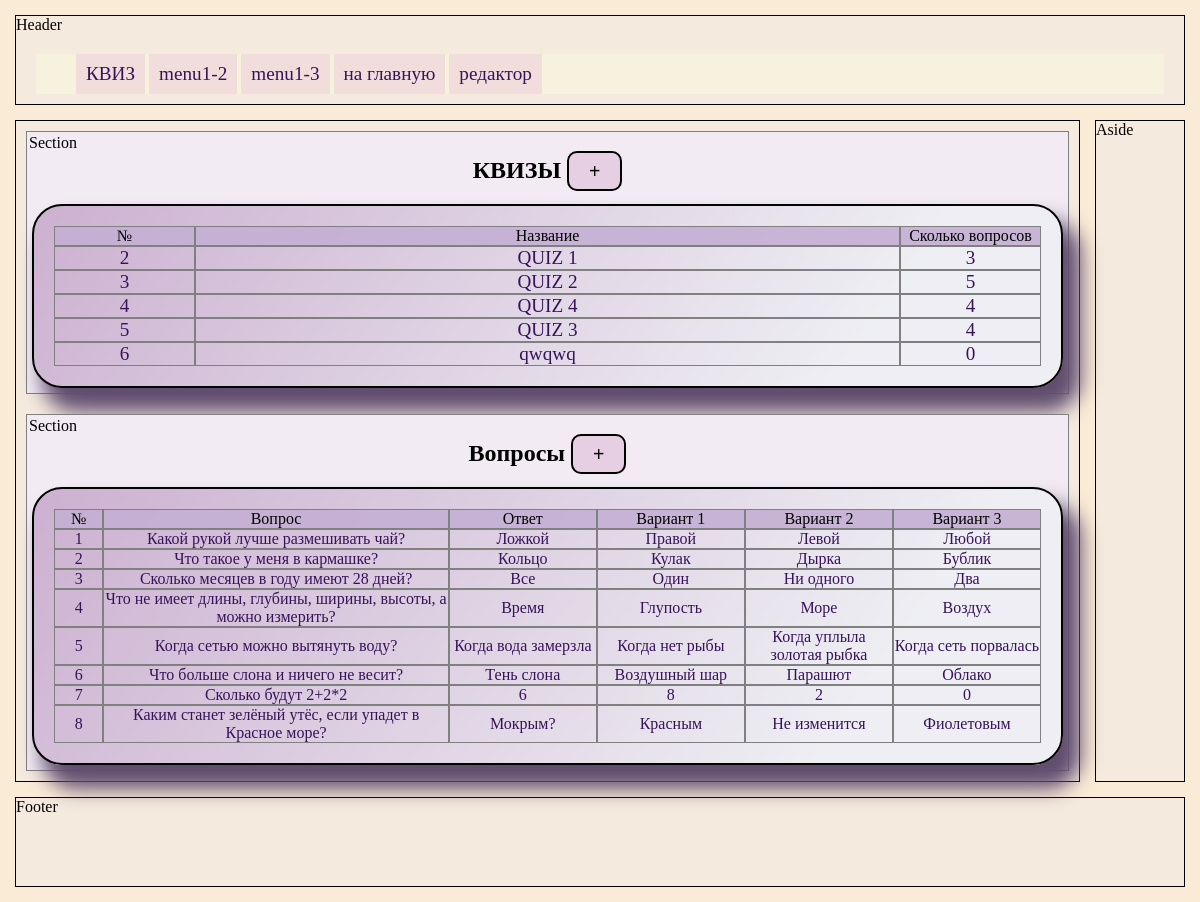
Page /quizes_view/ on the earlier database version.
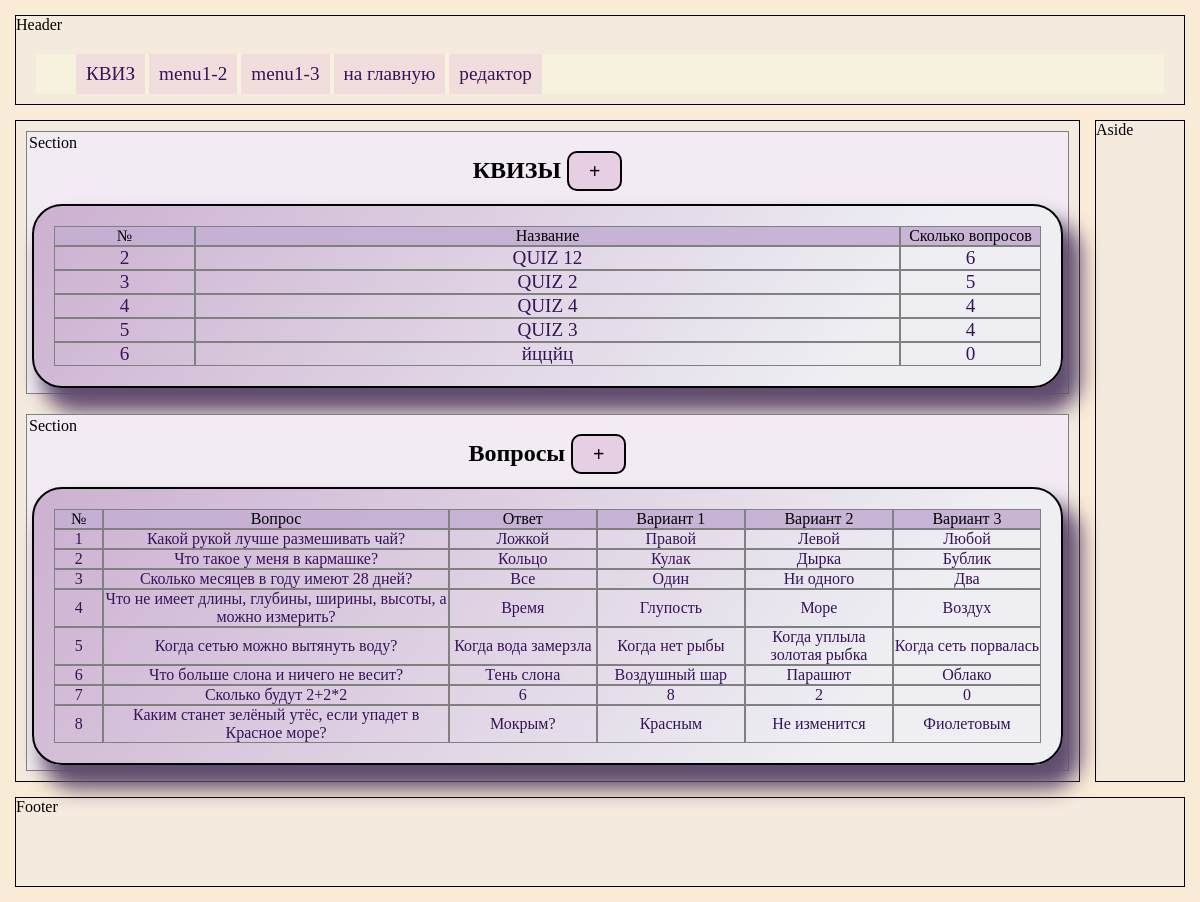
Same page on the later database version.
### models.py (models this page shows, shortened)
class Quiz(db.Model):
    id = db.Column(db.Integer, primary_key = True)
    name = db.Column(db.String(100))
    user_id = db.Column(db.Integer, db.ForeignKey('user.id'))

class Question(db.Model):
    id = db.Column(db.Integer, primary_key = True)
    question = db.Column(db.String(250), nullable=False)
    answer = db.Column(db.String(100), nullable=False)
    wrong1 = db.Column(db.String(100), nullable=False)
    wrong2 = db.Column(db.String(100), nullable=False)
    wrong3 = db.Column(db.String(100), nullable=False)
    quiz = db.relationship(
                'Quiz',
                secondary=quiz_question, backref = 'question')

### main.py (the view, shortened to what this page needs)
@app.route('/quizes_view/', methods = ['POST', 'GET'])
def view_quiz_edit():
    quizes = Quiz.query.all()
    questions = Question.query.all()
    return render_template('quizes_view.html',
                           html_config = html_config,
                           quizes = quizes,
                           questions = questions,
                           len = len)

### templates/quizes_view.html (shortened to what this page needs)
{% extends "base.html" %}
{% block main_menu %}
    {{ super() }}
    {% include 'quiz_menu.html' %}
{% endblock %}
{% block content1_head %}
    <h2>КВИЗЫ <a class="button" href="#modal1">+</a></h2>
{% endblock %}
{% block content1 %}
    <div class="quizes quiz_form">
        <div class="quiz-row quiz-hrow">
            <div class="quiz-col">№</div>
            <div class="quiz-col">Название</div>
            <div class="quiz-col">Сколько вопросов</div>
        </div>
        {% for q in quizes %}
        <a href="/quiz_edit/{{q.id}}">
            <div class="quiz-row">
                <div class="quiz-col">{{ loop.index+1 }}</div>
                <div class="quiz-col">{{ q.name }}</div>
                <div class="quiz-col">{{ len(q.question) }}</div>
            </div>
        </a>
        {% endfor %}
    </div>
{% endblock %}
{% block content2_head %}
    <h2>Вопросы  <a class="button" href="#modal2">+</a></h2>
{% endblock %}
{% block content2 %}
<div class="questions quiz_form">
    {% include 'form_questions_tab.html' %}
</div>
{% endblock %}

### templates/base.html (shortened to what this page needs)
<!DOCTYPE html>
<html lang="en">
<head>
    <link rel="stylesheet" href="{{ url_for('static', filename='main.css') }}">
    <link rel="stylesheet" href="{{ url_for('static', filename='quiz.css') }}">
</head>
<body>
    <header >Header
        <nav>
            <ul class="main-menu">
                {% block main_menu %}
                <li><a href="/quiz/">КВИЗ</a></li>
                <li><a href="">menu1-2</a></li>
                <li><a href="">menu1-3</a></li>
                {% endblock %}
            </ul>
        </nav>
    </header>
    <main>
        <section class="info">
            <p class="base-info">Section</p>
            {% block content1_head %}{% endblock %}
            {% block content1 %}{% endblock %}
        </section>
        <section class="content">
            <p class="base-info">Section</p>
            {% block content2_head %}
            {% endblock %}
            {% block content2 %}{% endblock %}
    </section>
    </main>
    <aside>Aside</aside>
    <footer>Footer</footer>
</body>
</html>

### templates/quiz_menu.html
{% block main_menu %}
    <li> <a href="/"> на главную </a></li>
    {% if html_config['admin'] %}
    <li> <a href="/quizes_view/"> редактор </a></li>
    {% endif %}
{% endblock %}

### templates/form_questions_tab.html (shortened to what this page needs)
<div class="question-row question-hrow">
    <div class="quiz-col">№</div>
    <div class="quiz-col">Вопрос</div>
    <div class="quiz-col">Ответ</div>
    <div class="quiz-col">Вариант 1</div>
    <div class="quiz-col">Вариант 2</div>
    <div class="quiz-col">Вариант 3</div>
</div>
{% for q in questions %}
<a href="/question_edit/{{q.id}}">
    <div class="question-row">
        <div class="quiz-col">
            {{ loop.index }}
        </div>
        <div class="quiz-col">{{ q.question }}</div>
        <div class="quiz-col">{{ q.answer }}</div>
        <div class="quiz-col">{{ q.wrong1 }}</div>
        <div class="quiz-col">{{ q.wrong2 }}</div>
        <div class="quiz-col">{{ q.wrong3 }}</div>
    </div>
</a>
{% endfor %}

### static/main.css (style rules this page uses)
* { box-sizing: border-box; }
body { min-height: 100vh; margin: auto; padding: 10px; background-color: antiquewhite; width: 100vw; max-width: 1200px; display: grid; grid-template-columns: 1fr 100px; grid-template-rows: 100px 1fr 100px; gap: 5px; }
a { text-decoration: none; color: rgb(55, 19, 89); font-size: 1.2rem; }
.main-menu > li { display: inline-block; padding: 9px 10px; background-color:#e4b0db54; transition: 500ms; }
header, footer { grid-column: 1/3; }
main { grid-column: 1/2; display: grid; }
aside { grid-row: 2/3; grid-column: 2/3; }
header, main, aside, footer { background-color: rgb(245, 234, 222); border: 1px solid; margin: 5px; transition: all 100ms linear; }
section { position: relative; margin: 10px; padding: 5px; border: 1px solid gray; background-color: rgb(242, 235, 243); display: grid; justify-items: center; align-content: center; }
.main-menu { margin: 20px; background-color: rgb(247, 242, 221); }
h2 { text-align: center; }
.base-info { position: absolute; left: 0; top: 0; margin: 2px; }

### static/quiz.css (style rules this page uses)
.quiz_form { display: block; background: linear-gradient(153deg, #e9f2f375 20%, #7531807a); border-radius: 30px; border: 2px solid; box-shadow: 14px 20px 20px 4px #614d6f; text-align: center; min-width: 500px; max-width: 100%; background: linear-gradient(305deg, #e9f2f375 20%, #a371ab7a); padding: 20px; }
.button { font-size: 20px; border-radius: 10px; padding: 10px 15px 10px 15px; background-color: #c785b747; transition: all 450ms ease-out; }
.button { margin-top: 20px; font-size: 20px; border-radius: 10px; padding: 2px 15px 2px 15px; background-color: #c785b747; transition: all 250ms ease-out; text-decoration: none; border: 2px solid black; padding: 7px 20px 7px 20px; color:black; }
.quizes, .questions { display: grid; grid-template-rows: 1fr; width: 100%; }
.quiz-row { display: grid; grid-template-columns: 1fr 5fr 1fr; transition: all 200ms; }
.question-row { display: grid; grid-template-columns: 5% 35% repeat(4, 15%); transition: all 200ms; }
.quiz-col { display: grid; border:1px solid gray; align-items: center; overflow: hidden; }
.question-hrow, .quiz-hrow { background-color: #c5b0d4eb; }
.questions a { font-size: 16px; }

Differences in the rows shown:
changed Quiz: name "QUIZ 1" → "QUIZ 12"; question "3" → "6"
changed Quiz: name "qwqwq" → "йццйц"
